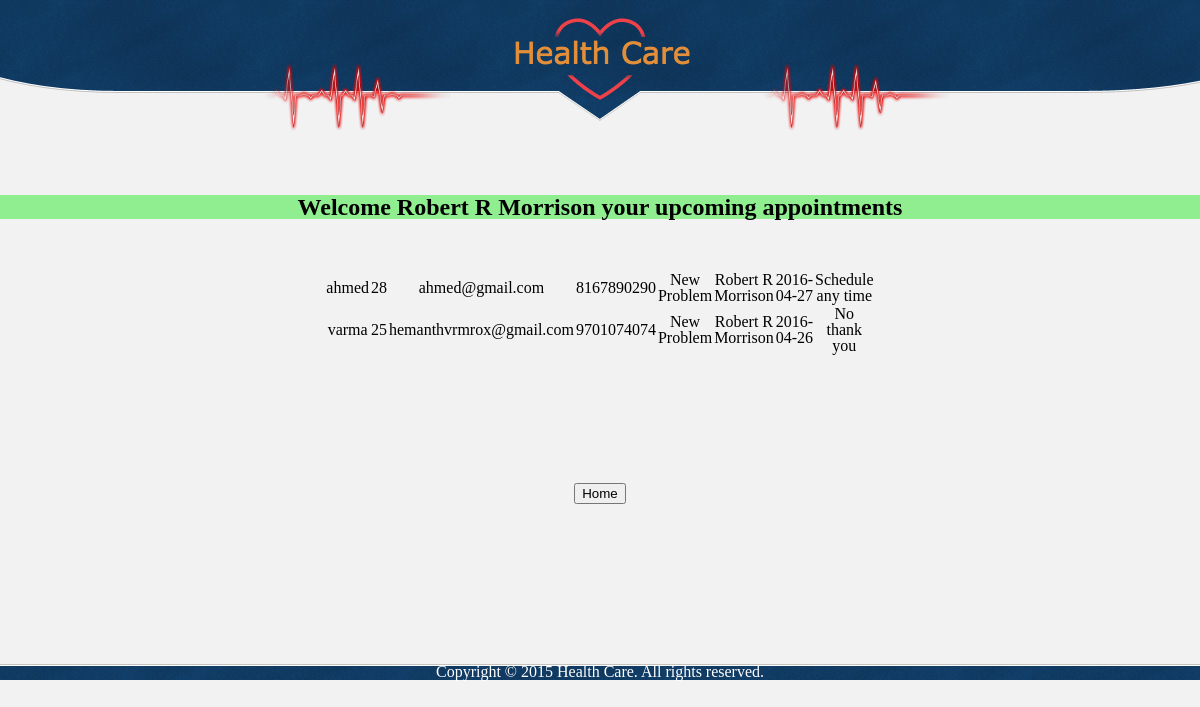
Screenshot of /robertr.php with the database file from the repository.
### tables this page shows
CREATE TABLE `appointment` (
  `fullName` varchar(40) NOT NULL,
  `age` int(3) NOT NULL,
  `email` varchar(40) NOT NULL,
  `phone` varchar(10) NOT NULL,
  `problem` varchar(40) NOT NULL,
  `doctor` varchar(40) NOT NULL,
  `date` date NOT NULL,
  `schedule` varchar(40) NOT NULL
);

### robertr.php (the view, shortened to what this page needs)
<!DOCTYPE html>
<html>
	<head>
		<link rel="stylesheet" type="text/css" href="healthcare.css">
	</head>
	<body>
		<div id="header">
		<div>
			<div>
				<span><img src="images/logo2.png" alt="" height="90" width="200" ></span>
				<a href="healthcare.html" class="logo"><img src="images/logo1.png" alt="Logo"></a>
				<span class="tagline"><img src="images/logo2.png" alt="" height="90" width="200" ></span>
			</div>
		</div>
	</div>
		<div id="main">
						<?php
						$servername = "localhost";
						$username = "root";
		                $password = "";
		                $dbname = "projectdb";
						$sql = "SELECT * FROM APPOINTMENT WHERE doctor='Robert R Morrison'";
						$connection =new mysqli($servername, $username, $password, $dbname);
		                 try{
		                  	$result = $connection->query($sql);
		                    }catch (Exception $e){
			                 	echo("ERROE: " . $e->getMessage());
		                 	}
	                      ?>
	              <br /><br /><center>  <h2 style="background-color:lightgreen;">Welcome Robert R Morrison your upcoming appointments</h2> <br /><br />
					<table>
	        <?php
		         while ($row = $result->fetch_assoc()){
		          print("<tr>");
		          foreach($row as $value){
			      print("<td>$value</td>");
		          }
		          print("</tr>");
	}
?>
</table></center>
		</div>
		<br />
		<br />
		<br />
		<br />
		<br />
		<br />
		<br />
		<br />
		<center><button onclick="window.location.href='healthcare.html'">Home</button></center>
		<br />
		<br />
		<br />
		<br />
		<br />
		<br />
		<br />
		<br />
		<br />
		<footer>
				<p class="footer">Copyright © 2015 Health Care. All rights reserved.</p>
		</footer>
	</body>
</html>

### healthcare.css (style rules this page uses)
body { background: #f2f2f2; font-family: 'OpenSans-Light'; font-weight: normal; line-height: 1; margin: 0; min-width: 960px; padding: 0; }
#header { background: url(images/bg-header.jpg) no-repeat top center; margin: 0; padding: 0; }
#header div { margin: 0 auto; overflow: hidden; padding: 0; width: 960px; }
#header div span { color: #fff; font-family: 'Arapey'; font-size: 14px; display: block; float: left; margin: 0; padding: 50px 49px 0 0; text-align: right; width: 331px; }
#header div .tagline { padding: 50px 0 0 49px; text-align: left; }
#header div a.logo { display: block; float: left; width: 200px; }
#header div a.logo img { border: 0; display: block; margin: 0; padding: 0; }
p { color: #191970; }
footer { background: url(images/bg-footer.jpg) repeat-x top left; text-align: center; left:0px; position: relative; width:100%; height:100%; clear: both; bottom:0px; }
p.footer { color: #FFFFFF; text-align: center; }
table,tr,td { border: 0px solid black; border-collapse: collapse; width:500px; text-align: center; }

### rows the page displays
appointment: fullName "ahmed", age "28", email "ahmed@gmail.com", phone "8167890290", problem "New Problem", doctor "Robert R Morrison", date "2016-04-27", schedule "Schedule any time"
appointment: fullName "varma", age "25", email "hemanthvrmrox@gmail.com", phone "9701074074", problem "New Problem", doctor "Robert R Morrison", date "2016-04-26", schedule "No thank you"
